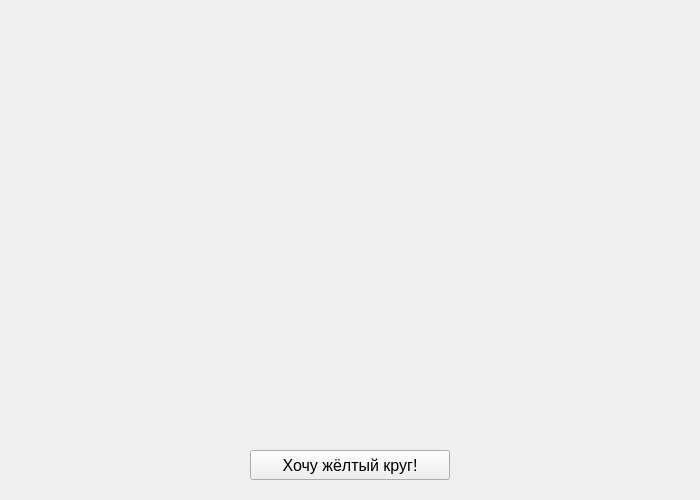
<?xml version="1.0" encoding="UTF-8"?>
<ui version="4.0">
 <class>MainWindow</class>
 <widget class="QMainWindow" name="MainWindow">
  <property name="geometry">
   <rect>
    <x>0</x>
    <y>0</y>
    <width>700</width>
    <height>500</height>
   </rect>
  </property>
  <property name="windowTitle">
   <string>Жёлтые круги</string>
  </property>
  <widget class="QWidget" name="centralwidget">
   <widget class="QPushButton" name="button">
    <property name="geometry">
     <rect>
      <x>250</x>
      <y>450</y>
      <width>200</width>
      <height>30</height>
     </rect>
    </property>
    <property name="font">
     <font>
      <pointsize>12</pointsize>
     </font>
    </property>
    <property name="text">
     <string>Хочу жёлтый круг!</string>
    </property>
   </widget>
  </widget>
 </widget>
 <resources/>
 <connections/>
</ui>
